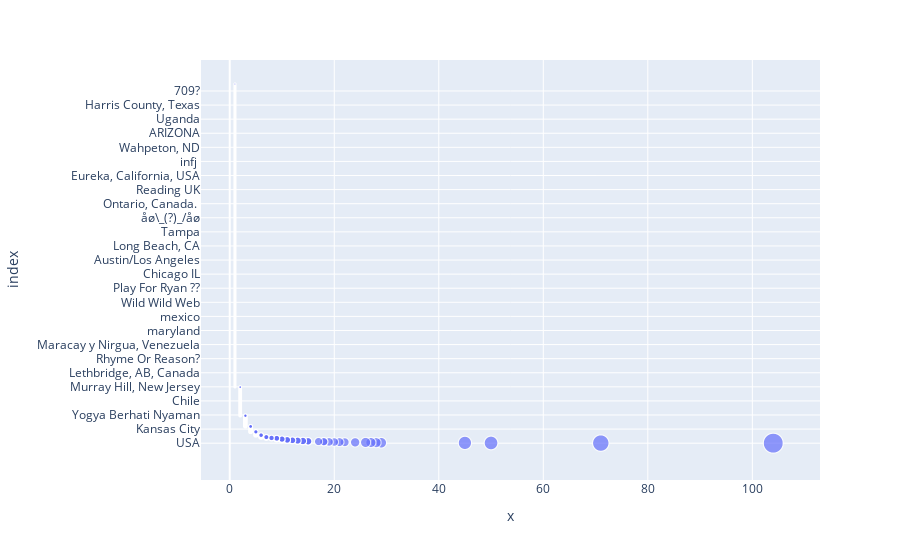

Notebook cell for this chart:
### Code cell
feature_viz(train_df,'location')

### Figure 1 — Plotly figure (JSON) as saved in the notebook; plotly's stock layout.template omitted (floating-point values rounded to 4 significant figures; data arrays with more than 128 entries replaced by an {"elided": "..."} marker saying what was removed)
{"data": [{"hovertemplate": "x=%{x}<br>index=%{y}<br>size=%{marker.size}<extra></extra>", "legendgroup": "", "marker": {"color": "#636efa", "size": {"elided": "3341 int values"}, "sizemode": "area", "sizeref": 0.26, "symbol": "circle"}, "mode": "markers", "name": "", "showlegend": false, "type": "scattergl", "x": {"elided": "3341 int values"}, "xaxis": "x", "y": {"elided": "3341 str values"}, "yaxis": "y"}], "layout": {"legend": {"itemsizing": "constant", "tracegroupgap": 0}, "margin": {"t": 60}, "xaxis": {"anchor": "y", "domain": [0, 1], "title": {"text": "x"}}, "yaxis": {"anchor": "x", "domain": [0, 1], "title": {"text": "index"}}}}
